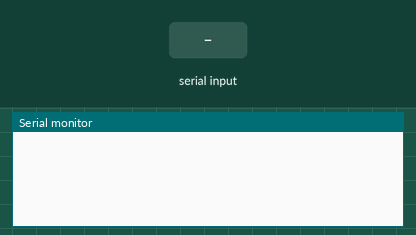
Recording of a sketch running on a simulated Arduino Uno, built with avr-gcc and run on an emulated ATmega328P. Shown: the last lines printed to the serial monitor. The inputs (shaded band) are chosen by the test bench.

Above: at 1.2 s.
1.3 s: "1" received over the second serial link
At 2.1 s:
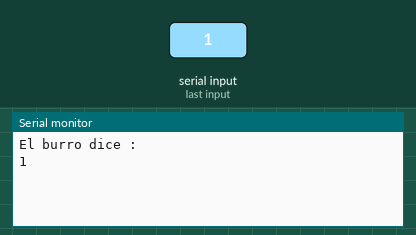
2.8 s: "0" received over the second serial link
At 3.2 s:
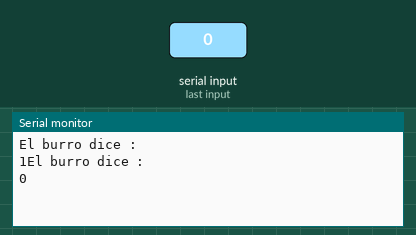

The sketch:

conexion.ino
```cpp
#include<SoftwareSerial.h>
SoftwareSerial Arduino(6,7);
bool flag = true;
void setup() {
  Arduino.begin(9600);
  Serial.begin(9600);


  // put your setup code here, to run once:

}

void loop() {
  if(Arduino.available())
  {
     Serial.println("El burro dice : ");
      while(Arduino.available()){
    Serial.write(Arduino.read());}
  }


  if(Serial.available())
  {
    //Arduino.write(Serial.write(Serial.println("hola")));

      while(Arduino.available()){
    Serial.println("yo digo : ");

       Arduino.write(Serial.read());
       delay(60);
  }}
  // put your main code here, to run repeatedly:

}
```

Measured:
- after the input at 1.3 s, the serial monitor: prints a new line at once (image 1)
- after the input at 2.8 s, the serial monitor: prints a new line at once (image 2)
